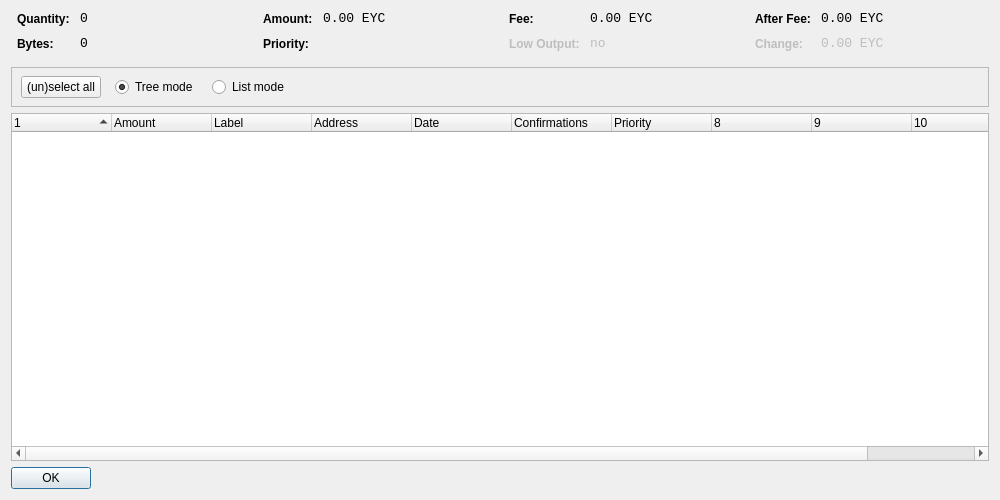
<?xml version="1.0" encoding="UTF-8"?>
<ui version="4.0">
 <class>CoinControlDialog</class>
 <widget class="QDialog" name="CoinControlDialog">
  <property name="geometry">
   <rect>
    <x>0</x>
    <y>0</y>
    <width>1000</width>
    <height>500</height>
   </rect>
  </property>
  <property name="windowTitle">
   <string>Coin Control</string>
  </property>
  <layout class="QVBoxLayout" name="verticalLayout">
   <item>
    <layout class="QHBoxLayout" name="horizontalLayoutTop" stretch="0,0,0,0">
     <property name="topMargin">
      <number>0</number>
     </property>
     <property name="bottomMargin">
      <number>10</number>
     </property>
     <item>
      <layout class="QFormLayout" name="formLayoutCoinControl1">
       <property name="horizontalSpacing">
        <number>10</number>
       </property>
       <property name="verticalSpacing">
        <number>10</number>
       </property>
       <property name="leftMargin">
        <number>6</number>
       </property>
       <property name="rightMargin">
        <number>6</number>
       </property>
       <item row="0" column="0">
        <widget class="QLabel" name="labelCoinControlQuantityText">
         <property name="styleSheet">
          <string notr="true">font-weight:bold;</string>
         </property>
         <property name="text">
          <string>Quantity:</string>
         </property>
        </widget>
       </item>
       <item row="0" column="1">
        <widget class="QLabel" name="labelCoinControlQuantity">
         <property name="font">
          <font>
           <family>Monospace</family>
           <pointsize>10</pointsize>
          </font>
         </property>
         <property name="cursor">
          <cursorShape>IBeamCursor</cursorShape>
         </property>
         <property name="contextMenuPolicy">
          <enum>Qt::ActionsContextMenu</enum>
         </property>
         <property name="text">
          <string>0</string>
         </property>
         <property name="textInteractionFlags">
          <set>Qt::LinksAccessibleByMouse|Qt::TextSelectableByKeyboard|Qt::TextSelectableByMouse</set>
         </property>
        </widget>
       </item>
       <item row="1" column="0">
        <widget class="QLabel" name="labelCoinControlBytesText">
         <property name="styleSheet">
          <string notr="true">font-weight:bold;</string>
         </property>
         <property name="text">
          <string>Bytes:</string>
         </property>
        </widget>
       </item>
       <item row="1" column="1">
        <widget class="QLabel" name="labelCoinControlBytes">
         <property name="font">
          <font>
           <family>Monospace</family>
           <pointsize>10</pointsize>
          </font>
         </property>
         <property name="cursor">
          <cursorShape>IBeamCursor</cursorShape>
         </property>
         <property name="contextMenuPolicy">
          <enum>Qt::ActionsContextMenu</enum>
         </property>
         <property name="text">
          <string>0</string>
         </property>
         <property name="textInteractionFlags">
          <set>Qt::LinksAccessibleByMouse|Qt::TextSelectableByKeyboard|Qt::TextSelectableByMouse</set>
         </property>
        </widget>
       </item>
      </layout>
     </item>
     <item>
      <layout class="QFormLayout" name="formLayoutCoinControl2">
       <property name="horizontalSpacing">
        <number>10</number>
       </property>
       <property name="verticalSpacing">
        <number>10</number>
       </property>
       <property name="leftMargin">
        <number>6</number>
       </property>
       <property name="rightMargin">
        <number>6</number>
       </property>
       <item row="0" column="0">
        <widget class="QLabel" name="labelCoinControlAmountText">
         <property name="styleSheet">
          <string notr="true">font-weight:bold;</string>
         </property>
         <property name="text">
          <string>Amount:</string>
         </property>
        </widget>
       </item>
       <item row="0" column="1">
        <widget class="QLabel" name="labelCoinControlAmount">
         <property name="font">
          <font>
           <family>Monospace</family>
           <pointsize>10</pointsize>
          </font>
         </property>
         <property name="cursor">
          <cursorShape>IBeamCursor</cursorShape>
         </property>
         <property name="contextMenuPolicy">
          <enum>Qt::ActionsContextMenu</enum>
         </property>
         <property name="text">
          <string>0.00 EYC</string>
         </property>
         <property name="textInteractionFlags">
          <set>Qt::LinksAccessibleByMouse|Qt::TextSelectableByKeyboard|Qt::TextSelectableByMouse</set>
         </property>
        </widget>
       </item>
       <item row="1" column="0">
        <widget class="QLabel" name="labelCoinControlPriorityText">
         <property name="styleSheet">
          <string notr="true">font-weight:bold;</string>
         </property>
         <property name="text">
          <string>Priority:</string>
         </property>
        </widget>
       </item>
       <item row="1" column="1">
        <widget class="QLabel" name="labelCoinControlPriority">
         <property name="font">
          <font>
           <family>Monospace</family>
           <pointsize>10</pointsize>
          </font>
         </property>
         <property name="cursor">
          <cursorShape>IBeamCursor</cursorShape>
         </property>
         <property name="contextMenuPolicy">
          <enum>Qt::ActionsContextMenu</enum>
         </property>
         <property name="text">
          <string/>
         </property>
         <property name="textInteractionFlags">
          <set>Qt::LinksAccessibleByMouse|Qt::TextSelectableByKeyboard|Qt::TextSelectableByMouse</set>
         </property>
        </widget>
       </item>
      </layout>
     </item>
     <item>
      <layout class="QFormLayout" name="formLayoutCoinControl3">
       <property name="horizontalSpacing">
        <number>10</number>
       </property>
       <property name="verticalSpacing">
        <number>10</number>
       </property>
       <property name="leftMargin">
        <number>6</number>
       </property>
       <property name="rightMargin">
        <number>6</number>
       </property>
       <item row="0" column="0">
        <widget class="QLabel" name="labelCoinControlFeeText">
         <property name="styleSheet">
          <string notr="true">font-weight:bold;</string>
         </property>
         <property name="text">
          <string>Fee:</string>
         </property>
        </widget>
       </item>
       <item row="0" column="1">
        <widget class="QLabel" name="labelCoinControlFee">
         <property name="font">
          <font>
           <family>Monospace</family>
           <pointsize>10</pointsize>
          </font>
         </property>
         <property name="cursor">
          <cursorShape>IBeamCursor</cursorShape>
         </property>
         <property name="contextMenuPolicy">
          <enum>Qt::ActionsContextMenu</enum>
         </property>
         <property name="text">
          <string>0.00 EYC</string>
         </property>
         <property name="textInteractionFlags">
          <set>Qt::LinksAccessibleByMouse|Qt::TextSelectableByKeyboard|Qt::TextSelectableByMouse</set>
         </property>
        </widget>
       </item>
       <item row="1" column="0">
        <widget class="QLabel" name="labelCoinControlLowOutputText">
         <property name="enabled">
          <bool>false</bool>
         </property>
         <property name="styleSheet">
          <string notr="true">font-weight:bold;</string>
         </property>
         <property name="text">
          <string>Low Output:</string>
         </property>
        </widget>
       </item>
       <item row="1" column="1">
        <widget class="QLabel" name="labelCoinControlLowOutput">
         <property name="enabled">
          <bool>false</bool>
         </property>
         <property name="font">
          <font>
           <family>Monospace</family>
           <pointsize>10</pointsize>
          </font>
         </property>
         <property name="cursor">
          <cursorShape>IBeamCursor</cursorShape>
         </property>
         <property name="contextMenuPolicy">
          <enum>Qt::ActionsContextMenu</enum>
         </property>
         <property name="text">
          <string>no</string>
         </property>
         <property name="textInteractionFlags">
          <set>Qt::LinksAccessibleByMouse|Qt::TextSelectableByKeyboard|Qt::TextSelectableByMouse</set>
         </property>
        </widget>
       </item>
      </layout>
     </item>
     <item>
      <layout class="QFormLayout" name="formLayoutCoinControl4">
       <property name="horizontalSpacing">
        <number>10</number>
       </property>
       <property name="verticalSpacing">
        <number>10</number>
       </property>
       <property name="leftMargin">
        <number>6</number>
       </property>
       <property name="rightMargin">
        <number>6</number>
       </property>
       <item row="0" column="0">
        <widget class="QLabel" name="labelCoinControlAfterFeeText">
         <property name="styleSheet">
          <string notr="true">font-weight:bold;</string>
         </property>
         <property name="text">
          <string>After Fee:</string>
         </property>
        </widget>
       </item>
       <item row="0" column="1">
        <widget class="QLabel" name="labelCoinControlAfterFee">
         <property name="font">
          <font>
           <family>Monospace</family>
           <pointsize>10</pointsize>
          </font>
         </property>
         <property name="cursor">
          <cursorShape>IBeamCursor</cursorShape>
         </property>
         <property name="contextMenuPolicy">
          <enum>Qt::ActionsContextMenu</enum>
         </property>
         <property name="text">
          <string>0.00 EYC</string>
         </property>
         <property name="textInteractionFlags">
          <set>Qt::LinksAccessibleByMouse|Qt::TextSelectableByKeyboard|Qt::TextSelectableByMouse</set>
         </property>
        </widget>
       </item>
       <item row="1" column="0">
        <widget class="QLabel" name="labelCoinControlChangeText">
         <property name="enabled">
          <bool>false</bool>
         </property>
         <property name="styleSheet">
          <string notr="true">font-weight:bold;</string>
         </property>
         <property name="text">
          <string>Change:</string>
         </property>
        </widget>
       </item>
       <item row="1" column="1">
        <widget class="QLabel" name="labelCoinControlChange">
         <property name="enabled">
          <bool>false</bool>
         </property>
         <property name="font">
          <font>
           <family>Monospace</family>
           <pointsize>10</pointsize>
          </font>
         </property>
         <property name="cursor">
          <cursorShape>IBeamCursor</cursorShape>
         </property>
         <property name="contextMenuPolicy">
          <enum>Qt::ActionsContextMenu</enum>
         </property>
         <property name="text">
          <string>0.00 EYC</string>
         </property>
         <property name="textInteractionFlags">
          <set>Qt::LinksAccessibleByMouse|Qt::TextSelectableByKeyboard|Qt::TextSelectableByMouse</set>
         </property>
        </widget>
       </item>
      </layout>
     </item>
    </layout>
   </item>
   <item>
    <widget class="QFrame" name="frame">
     <property name="minimumSize">
      <size>
       <width>0</width>
       <height>40</height>
      </size>
     </property>
     <property name="frameShape">
      <enum>QFrame::StyledPanel</enum>
     </property>
     <property name="frameShadow">
      <enum>QFrame::Sunken</enum>
     </property>
     <widget class="QWidget" name="horizontalLayoutWidget">
      <property name="geometry">
       <rect>
        <x>10</x>
        <y>0</y>
        <width>781</width>
        <height>41</height>
       </rect>
      </property>
      <layout class="QHBoxLayout" name="horizontalLayoutPanel" stretch="0,0,0,0,0">
       <property name="spacing">
        <number>14</number>
       </property>
       <item>
        <widget class="QPushButton" name="pushButtonSelectAll">
         <property name="sizePolicy">
          <sizepolicy hsizetype="Maximum" vsizetype="Fixed">
           <horstretch>0</horstretch>
           <verstretch>0</verstretch>
          </sizepolicy>
         </property>
         <property name="text">
          <string>(un)select all</string>
         </property>
        </widget>
       </item>
       <item>
        <widget class="QRadioButton" name="radioTreeMode">
         <property name="sizePolicy">
          <sizepolicy hsizetype="Maximum" vsizetype="Fixed">
           <horstretch>0</horstretch>
           <verstretch>0</verstretch>
          </sizepolicy>
         </property>
         <property name="text">
          <string>Tree mode</string>
         </property>
         <property name="checked">
          <bool>true</bool>
         </property>
        </widget>
       </item>
       <item>
        <widget class="QRadioButton" name="radioListMode">
         <property name="sizePolicy">
          <sizepolicy hsizetype="Maximum" vsizetype="Fixed">
           <horstretch>0</horstretch>
           <verstretch>0</verstretch>
          </sizepolicy>
         </property>
         <property name="text">
          <string>List mode</string>
         </property>
        </widget>
       </item>
       <item>
        <spacer name="horizontalSpacer">
         <property name="orientation">
          <enum>Qt::Horizontal</enum>
         </property>
         <property name="sizeHint" stdset="0">
          <size>
           <width>40</width>
           <height>20</height>
          </size>
         </property>
        </spacer>
       </item>
      </layout>
     </widget>
    </widget>
   </item>
   <item>
    <widget class="CoinControlTreeWidget" name="treeWidget">
     <property name="contextMenuPolicy">
      <enum>Qt::CustomContextMenu</enum>
     </property>
     <property name="sortingEnabled">
      <bool>false</bool>
     </property>
     <property name="columnCount">
      <number>11</number>
     </property>
     <attribute name="headerShowSortIndicator" stdset="0">
      <bool>true</bool>
     </attribute>
     <attribute name="headerStretchLastSection">
      <bool>false</bool>
     </attribute>
     <column>
      <property name="text">
       <string/>
      </property>
     </column>
     <column>
      <property name="text">
       <string>Amount</string>
      </property>
     </column>
     <column>
      <property name="text">
       <string>Label</string>
      </property>
     </column>
     <column>
      <property name="text">
       <string>Address</string>
      </property>
     </column>
     <column>
      <property name="text">
       <string>Date</string>
      </property>
     </column>
     <column>
      <property name="text">
       <string>Confirmations</string>
      </property>
      <property name="toolTip">
       <string>Confirmed</string>
      </property>
     </column>
     <column>
      <property name="text">
       <string>Priority</string>
      </property>
     </column>
     <column>
      <property name="text">
       <string/>
      </property>
     </column>
     <column>
      <property name="text">
       <string/>
      </property>
     </column>
     <column>
      <property name="text">
       <string/>
      </property>
     </column>
     <column>
      <property name="text">
       <string/>
      </property>
     </column>
    </widget>
   </item>
   <item>
    <widget class="QDialogButtonBox" name="buttonBox">
     <property name="sizePolicy">
      <sizepolicy hsizetype="Maximum" vsizetype="Fixed">
       <horstretch>0</horstretch>
       <verstretch>0</verstretch>
      </sizepolicy>
     </property>
     <property name="orientation">
      <enum>Qt::Horizontal</enum>
     </property>
     <property name="standardButtons">
      <set>QDialogButtonBox::Ok</set>
     </property>
    </widget>
   </item>
  </layout>
 </widget>
 <customwidgets>
  <customwidget>
   <class>CoinControlTreeWidget</class>
   <extends>QTreeWidget</extends>
   <header>coincontroltreewidget.h</header>
  </customwidget>
 </customwidgets>
 <resources/>
 <connections/>
</ui>
